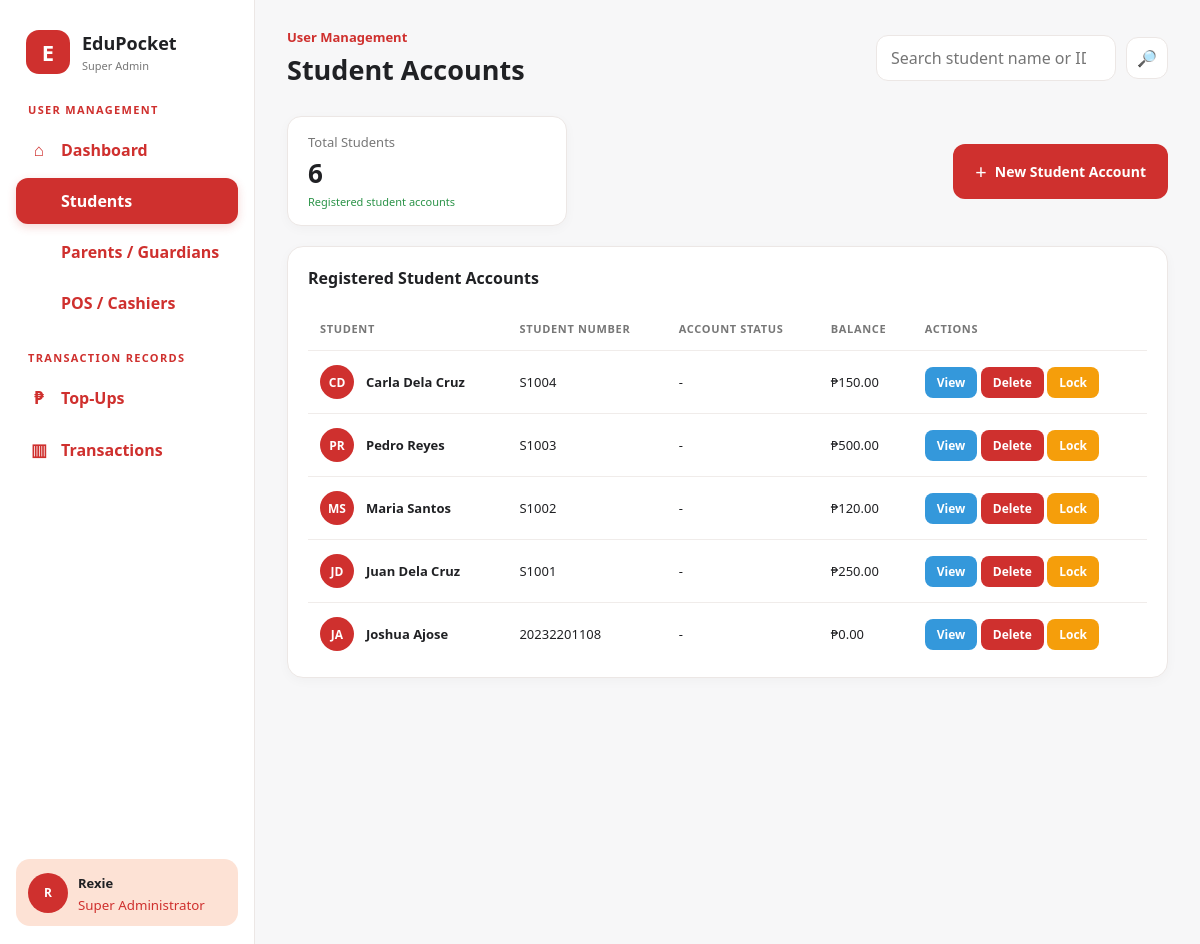
The app's page /school-superadmin/students.php with its own data.
### tables this page shows
CREATE TABLE `students` (
  `student_num` varchar(20) NOT NULL,
  `Fname` varchar(100) NOT NULL,
  `first_name` varchar(50) NOT NULL,
  `middle_name` varchar(50) DEFAULT NULL,
  `last_name` varchar(50) NOT NULL,
  `suffix` varchar(10) DEFAULT NULL,
  `Password` varchar(255) NOT NULL,
  `pin` varchar(255) DEFAULT NULL,
  `qr_code` varchar(255) NOT NULL,
  `balance` decimal(10,2) NOT NULL DEFAULT 0.00,
  `transaction_limit` decimal(10,2) NOT NULL DEFAULT 0.00,
  `transaction_limit_period` enum('daily','weekly','monthly') NOT NULL DEFAULT 'daily',
  `parent_id` varchar(20) DEFAULT NULL,
  `profile_photo` varchar(255) DEFAULT NULL,
  `failed_attempts` int(11) NOT NULL DEFAULT 0,
  `is_locked` tinyint(1) NOT NULL DEFAULT 0,
  `is_frozen` tinyint(1) NOT NULL DEFAULT 0,
  `password_changed` tinyint(1) NOT NULL DEFAULT 0
);

### school-superadmin/students.php (the view, shortened to what this page needs)
<?php
require_once "db.php";
$totalStudentsQuery = "
    SELECT COUNT(*) AS total_students
    FROM students
";
$totalStudentsResult = $conn->query($totalStudentsQuery);
$totalStudentsData = $totalStudentsResult->fetch_assoc();
$totalStudents = $totalStudentsData["total_students"];
$studentsQuery = "
    SELECT
        student_num,
        Fname,
        first_name,
        middle_name,
        last_name,
        suffix,
        balance,
        parent_id,
        is_frozen,
        is_locked
    FROM students
    ORDER BY student_num DESC
";
$studentsResult = $conn->query($studentsQuery);
?>
<!DOCTYPE html>
<html lang="en">
<head>
    <link
        rel="stylesheet"
        href="style.css?v=<?php echo time(); ?>"
    >
</head>
<body>
<div class="app">
    <aside class="sidebar">
        <div class="brand">
            <div class="logo">
                E
            </div>
            <div>
                <div class="brand-title">
                    EduPocket
                </div>
                <span class="brand-subtitle">
                    Super Admin
                </span>
            </div>
        </div>
        <div class="nav-title">
            User Management
        </div>
        <nav class="nav">
            <button
                onclick="window.location.href='index.php'"
            >
                <span class="nav-icon">⌂</span>
                Dashboard
            </button>
            <button
                class="active"
                onclick="window.location.href='students.php'"
            >
                Students
            </button>
            <button
                onclick="window.location.href='parents.php'"
            >
                Parents / Guardians
            </button>
            <button
                onclick="window.location.href='pos_cashiers.php'"
            >
                POS / Cashiers
            </button>
        </nav>
        <div class="nav-title finance-title">
            Transaction Records
        </div>
        <nav class="nav">
            <button
                onclick="window.location.href='topups.php'"
            >
                <span class="nav-icon">₱</span>
                Top-Ups
            </button>
            <button
                onclick="window.location.href='transactions.php'"
            >
                <span class="nav-icon">▥</span>
                Transactions
            </button>
        </nav>
        <div class="sidebar-footer">
            <div class="admin-card">
                <div class="avatar">
                    R
                </div>
                <div>
                    <strong>
                        Rexie
                    </strong>
                    <small>
                        Super Administrator
                    </small>
                </div>
            </div>
        </div>
    </aside>
    <main>
        <div class="topbar">
            <div>
                <div class="eyebrow">
                    User Management
                </div>
                <h1>
                    Student Accounts
                </h1>
            </div>
            <div class="top-actions">
                <input
                    type="search"
                    id="studentSearch"
                    class="search"
                    placeholder="Search student name or ID..."
                    autocomplete="off"
                >
                <button
                    class="notification"
                >
                    🔎︎
                </button>
            </div>
        </div>
        <div class="student-summary-row">
            <div class="single-total-card">
                <div class="single-total-info">
                    <div class="stat-label">
                        Total Students
                    </div>
                    <div class="stat-number">
                        <?php
                        echo number_format($totalStudents);
                        ?>
                    </div>
                    <div class="stat-trend">
                        Registered student accounts
                    </div>
                </div>
            </div>
            <button
                type="button"
                class="add-student-btn"
                onclick="openStudentModal()"
            >
                <span>+</span>
                New Student Account
            </button>
        </div>
        <section class="card table-card">
            <div class="card-header">
                <h2>
                    Registered Student Accounts
                </h2>
            </div>
            <div class="table-wrapper">
                <table>
                    <thead>
                        <tr>
                            <th>
                                Student
                            </th>
                            <th>
                                Student Number
                            </th>
                            <th>
                                Account Status
                            </th>
                            <th>
                                Balance
                            </th>
                            <th class="actions-header">
                                Actions
                            </th>
                        </tr>
                    </thead>
                    <tbody id="usersTable">
                    <?php
                    if ($studentsResult->num_rows > 0) {
                        while (
                            $student =
                            $studentsResult->fetch_assoc()
                        ) {
                            $name =
                                $student["Fname"];
                            $studentNumber =
                                $student["student_num"];
                            $balance =
                                $student["balance"];
                            $isFrozen =
                                (int)$student["is_frozen"];
                            $isLocked =
                                (int)$student["is_locked"];
                            $words = explode(
                                " ",
                                trim($name)
                            );
                            $initials = "";
                            foreach (
                                $words
                                as $word
                            ) {
                                if (!empty($word)) {
                                    $initials .=
                                        strtoupper(
                                            substr(
                                                $word,
                                                0,
                                                1
                                            )
                                        );
                                }
                            }
                            $initials =
                                substr(
                                    $initials,
                                    0,
                                    2
                                );
                    ?>
                        <tr>
                            <td>
                                <div class="user-cell">
                                    <div class="avatar">
                                        <?php
                                        echo htmlspecialchars(
                                            $initials
                                        );
                                        ?>
                                    </div>
                                    <div>
                                        <strong>
                                            <?php
                                            echo htmlspecialchars(
                                                $name
                                            );
                                            ?>
                                        </strong>
                                    </div>
                                </div>
                            </td>
                            <td>
                                    <?php
                                    echo htmlspecialchars(
                                        $studentNumber
                                    );
                                    ?>
                                </td>
                            <td>
                                <?php
                                if ($isFrozen):
                                ?>
                                    <span class="badge student">
                                        Frozen
                                    </span>
                                <?php
                                elseif ($isLocked):
                                ?>
                                    <span class="badge student">
                                        Locked
                                    </span>
                                <?php
                                else:
                                ?>
                                    -
                                <?php
                                endif;
                                ?>
                            </td>
                            <td>
                                ₱<?php
                                echo number_format(
                                    (float)$balance,
                                    2
                                );
                                ?>
                            </td>
                            <td>
                                <div class="action-buttons">
                                    <button
                                        type="button"
                                        class="view-btn"
                                        onclick="viewStudent('<?php echo htmlspecialchars($studentNumber, ENT_QUOTES); ?>')"
                                    >
                                        View
                                    </button>
                                    <button
                                        type="button"
                                        class="delete-btn"
                                        onclick="deleteStudent('<?php echo htmlspecialchars($studentNumber, ENT_QUOTES); ?>')"
                                    >
                                        Delete
                                    </button>
                                    <?php if ($isLocked): ?>
                                        <button
                                            type="button"
                                            class="freeze-btn"
                                            onclick="lockStudent('<?php echo htmlspecialchars($studentNumber, ENT_QUOTES); ?>', true)"
                                        >
                                            Unlock
                                        </button>
                                    <?php else: ?>
                                        <button
                                            type="button"
                                            class="freeze-btn"
                                            onclick="lockStudent('<?php echo htmlspecialchars($studentNumber, ENT_QUOTES); ?>', false)"
                                        >
                                            Lock
                                        </button>
                                    <?php endif; ?>
                                </div>
                            </td>
                        </tr>
                    <?php
                        }
                    }
                    ?>
                    </tbody>
                </table>
            </div>
        </section>
    </main>
</div>
</body>
</html>

### records on screen
students: initials "CD", Fname "Carla Dela Cruz", student_num "S1004", balance "150.00"
students: initials "PR", Fname "Pedro Reyes", student_num "S1003", balance "500.00"
students: initials "MS", Fname "Maria Santos", student_num "S1002", balance "120.00"
students: initials "JD", Fname "Juan Dela Cruz", student_num "S1001", balance "250.00"
students: initials "JA", Fname "Joshua Ajose", student_num "20232201108", balance "0.00"

### other values on screen
$totalStudents "6"
